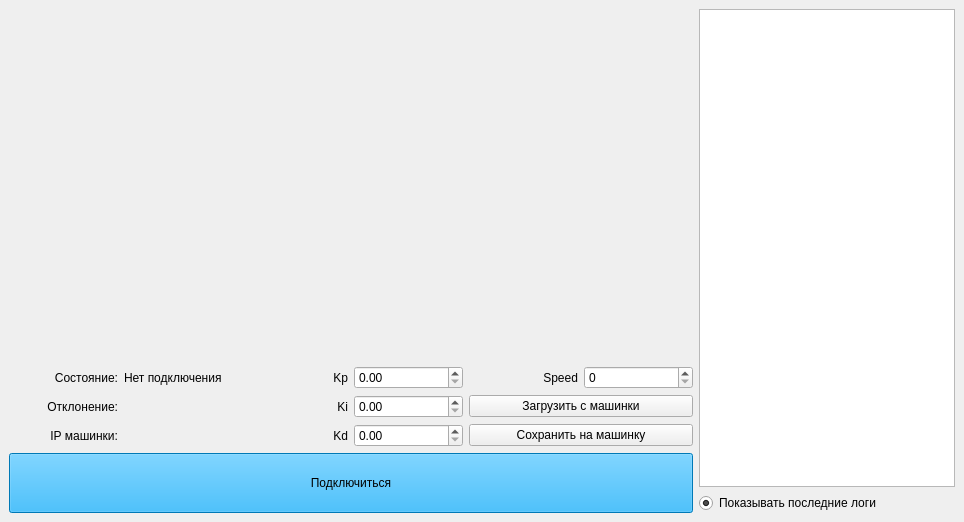
<?xml version="1.0" encoding="UTF-8"?>
<ui version="4.0">
 <class>MainWindow</class>
 <widget class="QMainWindow" name="MainWindow">
  <property name="geometry">
   <rect>
    <x>0</x>
    <y>0</y>
    <width>964</width>
    <height>522</height>
   </rect>
  </property>
  <property name="sizePolicy">
   <sizepolicy hsizetype="Fixed" vsizetype="Fixed">
    <horstretch>0</horstretch>
    <verstretch>0</verstretch>
   </sizepolicy>
  </property>
  <property name="windowTitle">
   <string>Smart Car Viewer</string>
  </property>
  <widget class="QWidget" name="centralwidget">
   <layout class="QVBoxLayout" name="verticalLayout">
    <item>
     <layout class="QGridLayout" name="gridLayout">
      <property name="sizeConstraint">
       <enum>QLayout::SetMaximumSize</enum>
      </property>
      <item row="1" column="1">
       <widget class="QLabel" name="status_lbl">
        <property name="text">
         <string>Нет подключения</string>
        </property>
       </widget>
      </item>
      <item row="2" column="3">
       <widget class="QDoubleSpinBox" name="input_ki">
        <property name="singleStep">
         <double>0.100000000000000</double>
        </property>
       </widget>
      </item>
      <item row="2" column="2">
       <widget class="QLabel" name="label_2">
        <property name="styleSheet">
         <string notr="true"/>
        </property>
        <property name="text">
         <string>Ki</string>
        </property>
        <property name="alignment">
         <set>Qt::AlignRight|Qt::AlignTrailing|Qt::AlignVCenter</set>
        </property>
       </widget>
      </item>
      <item row="3" column="2">
       <widget class="QLabel" name="label_3">
        <property name="styleSheet">
         <string notr="true"/>
        </property>
        <property name="text">
         <string>Kd</string>
        </property>
        <property name="alignment">
         <set>Qt::AlignRight|Qt::AlignTrailing|Qt::AlignVCenter</set>
        </property>
       </widget>
      </item>
      <item row="3" column="3">
       <widget class="QDoubleSpinBox" name="input_kd">
        <property name="singleStep">
         <double>0.100000000000000</double>
        </property>
       </widget>
      </item>
      <item row="5" column="6">
       <widget class="QRadioButton" name="is_show_last">
        <property name="text">
         <string>Показывать последние логи</string>
        </property>
        <property name="checked">
         <bool>true</bool>
        </property>
       </widget>
      </item>
      <item row="1" column="5">
       <widget class="QSpinBox" name="input_speed">
        <property name="singleStep">
         <number>5</number>
        </property>
       </widget>
      </item>
      <item row="2" column="1">
       <widget class="QLabel" name="error_lbl">
        <property name="text">
         <string/>
        </property>
       </widget>
      </item>
      <item row="2" column="0">
       <widget class="QLabel" name="label_7">
        <property name="text">
         <string>Отклонение:</string>
        </property>
        <property name="alignment">
         <set>Qt::AlignRight|Qt::AlignTrailing|Qt::AlignVCenter</set>
        </property>
       </widget>
      </item>
      <item row="4" column="0" rowspan="2" colspan="6">
       <widget class="QPushButton" name="button">
        <property name="sizePolicy">
         <sizepolicy hsizetype="MinimumExpanding" vsizetype="Fixed">
          <horstretch>0</horstretch>
          <verstretch>0</verstretch>
         </sizepolicy>
        </property>
        <property name="minimumSize">
         <size>
          <width>0</width>
          <height>60</height>
         </size>
        </property>
        <property name="toolTip">
         <string>&lt;html&gt;&lt;head/&gt;&lt;body&gt;&lt;p&gt;Кнопка для всего&lt;/p&gt;&lt;/body&gt;&lt;/html&gt;</string>
        </property>
        <property name="styleSheet">
         <string notr="true">background-color: rgb(0, 170, 255);
font: 75 14pt &quot;Arial&quot;;</string>
        </property>
        <property name="text">
         <string>Подключиться</string>
        </property>
       </widget>
      </item>
      <item row="1" column="2">
       <widget class="QLabel" name="label">
        <property name="styleSheet">
         <string notr="true"/>
        </property>
        <property name="text">
         <string>Kp</string>
        </property>
        <property name="alignment">
         <set>Qt::AlignRight|Qt::AlignTrailing|Qt::AlignVCenter</set>
        </property>
       </widget>
      </item>
      <item row="1" column="4">
       <widget class="QLabel" name="label_4">
        <property name="styleSheet">
         <string notr="true"/>
        </property>
        <property name="text">
         <string>Speed</string>
        </property>
        <property name="alignment">
         <set>Qt::AlignRight|Qt::AlignTrailing|Qt::AlignVCenter</set>
        </property>
       </widget>
      </item>
      <item row="3" column="4" colspan="2">
       <widget class="QPushButton" name="save_button">
        <property name="text">
         <string>Сохранить на машинку</string>
        </property>
       </widget>
      </item>
      <item row="3" column="0">
       <widget class="QLabel" name="label_5">
        <property name="text">
         <string>IP машинки:</string>
        </property>
        <property name="alignment">
         <set>Qt::AlignRight|Qt::AlignTrailing|Qt::AlignVCenter</set>
        </property>
       </widget>
      </item>
      <item row="3" column="1">
       <widget class="QLabel" name="ip_lbl">
        <property name="text">
         <string/>
        </property>
       </widget>
      </item>
      <item row="1" column="3">
       <widget class="QDoubleSpinBox" name="input_kp">
        <property name="singleStep">
         <double>0.100000000000000</double>
        </property>
       </widget>
      </item>
      <item row="0" column="0" colspan="6">
       <widget class="QLabel" name="frame_widget">
        <property name="sizePolicy">
         <sizepolicy hsizetype="Expanding" vsizetype="Expanding">
          <horstretch>0</horstretch>
          <verstretch>0</verstretch>
         </sizepolicy>
        </property>
        <property name="text">
         <string/>
        </property>
       </widget>
      </item>
      <item row="1" column="0">
       <widget class="QLabel" name="label_6">
        <property name="layoutDirection">
         <enum>Qt::LeftToRight</enum>
        </property>
        <property name="text">
         <string>Состояние:</string>
        </property>
        <property name="alignment">
         <set>Qt::AlignRight|Qt::AlignTrailing|Qt::AlignVCenter</set>
        </property>
       </widget>
      </item>
      <item row="0" column="6" rowspan="5">
       <widget class="QTextBrowser" name="logs">
        <property name="sizePolicy">
         <sizepolicy hsizetype="Fixed" vsizetype="Preferred">
          <horstretch>0</horstretch>
          <verstretch>0</verstretch>
         </sizepolicy>
        </property>
        <property name="minimumSize">
         <size>
          <width>200</width>
          <height>0</height>
         </size>
        </property>
        <property name="maximumSize">
         <size>
          <width>16777215</width>
          <height>16777215</height>
         </size>
        </property>
        <property name="toolTip">
         <string>&lt;html&gt;&lt;head/&gt;&lt;body&gt;&lt;p&gt;Логи&lt;/p&gt;&lt;/body&gt;&lt;/html&gt;</string>
        </property>
        <property name="whatsThis">
         <string>&lt;html&gt;&lt;head/&gt;&lt;body&gt;&lt;p&gt;Логи&lt;/p&gt;&lt;/body&gt;&lt;/html&gt;</string>
        </property>
        <property name="html">
         <string>&lt;!DOCTYPE HTML PUBLIC &quot;-//W3C//DTD HTML 4.0//EN&quot; &quot;http://www.w3.org/TR/REC-html40/strict.dtd&quot;&gt;
&lt;html&gt;&lt;head&gt;&lt;meta name=&quot;qrichtext&quot; content=&quot;1&quot; /&gt;&lt;style type=&quot;text/css&quot;&gt;
p, li { white-space: pre-wrap; }
&lt;/style&gt;&lt;/head&gt;&lt;body style=&quot; font-family:'Noto Sans'; font-size:11pt; font-weight:400; font-style:normal;&quot;&gt;
&lt;p style=&quot;-qt-paragraph-type:empty; margin-top:0px; margin-bottom:0px; margin-left:0px; margin-right:0px; -qt-block-indent:0; text-indent:0px;&quot;&gt;&lt;br /&gt;&lt;/p&gt;&lt;/body&gt;&lt;/html&gt;</string>
        </property>
       </widget>
      </item>
      <item row="2" column="4" colspan="2">
       <widget class="QPushButton" name="load_button">
        <property name="text">
         <string>Загрузить с машинки</string>
        </property>
       </widget>
      </item>
     </layout>
    </item>
   </layout>
  </widget>
 </widget>
 <resources/>
 <connections/>
</ui>
